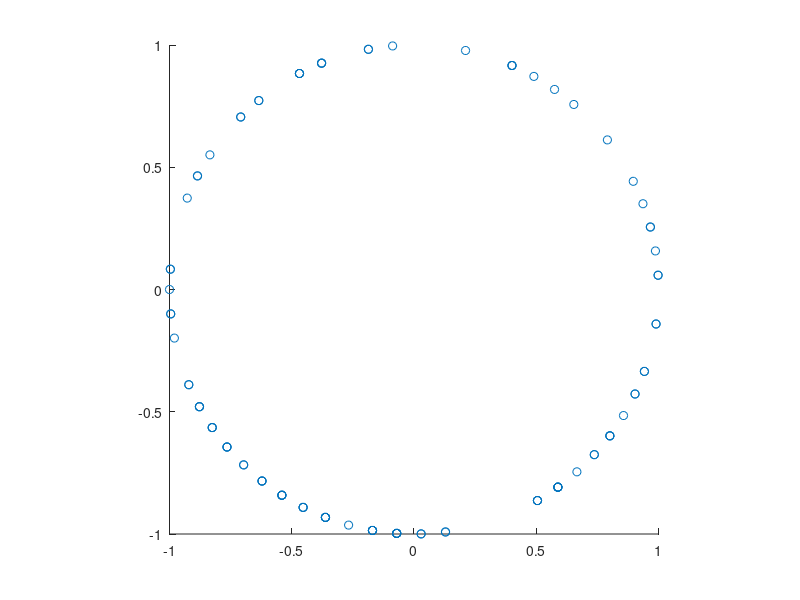

Here is the MATLAB script that generated this plot:
x0=0; % x0 and y0 are center coordinates
y0=0;  
r=1;  % radius
angle=-pi:0.1:pi;
angl=angle(randi(numel(angle),100,1));
x=r*cos(angl)+x0;
y=r*sin(angl)+y0;
scatter(x,y);
xlim([-r r]+x0);
ylim([-r r]+y0);
axis square;

hold on;

x0=0; % x0 and y0 are center coordinates
y0=0;  
r=2;  % radius
angle=-pi:0.1:pi;
angl=angle(randi(numel(angle),100,1));
x=r*cos(angl)+x0;
y=r*sin(angl)+y0;

data = [x', y'];
%axis square;